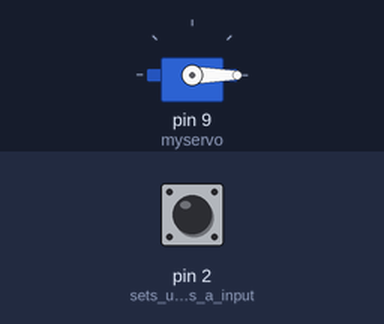
A sketch run on a simulated Arduino Uno, built with avr-gcc and run on an emulated ATmega328P. Shown: servo. The test bench sets the inputs (shaded band); at power-on: pin 2 (sets_up_pin_10_as_a_input) LOW.

Above: at 1.5 s.
1.6 s: pin 2 (sets_up_pin_10_as_a_input) pulled HIGH for 0.4 s
At 1.92 s:
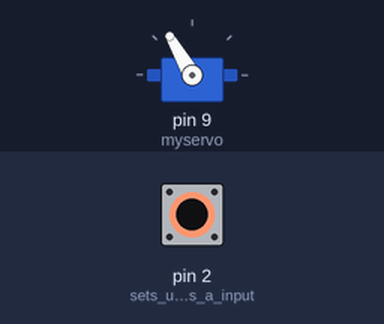
3.6 s: pin 2 (sets_up_pin_10_as_a_input) pulled HIGH for 3.2 s
At 8.2 s:
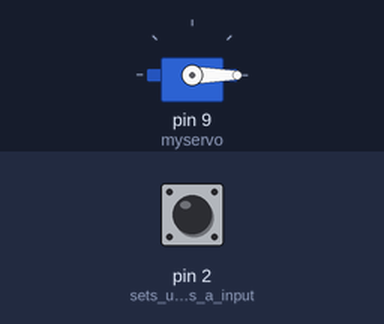
Timing chart, 0 to 9.7 s (numbered marks = the images above; inputs shaded):
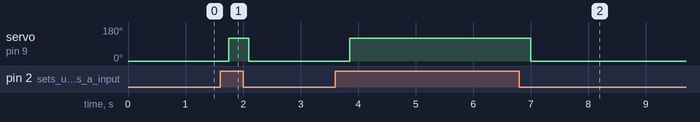

The sketch:

DnD_DiceRoller.ino
```cpp
/*
Actuates a servo to throw a DnD dice of the users choice.
Switch on pin 2
Servo on pin 9 (9g hobby servo)
*/

#include <Servo.h>

Servo myservo;  // create servo object to control a servo

boolean trigger;  //true or false flag for if the switch was TRIGGERED, if not then no dice rollings


void setup() {
  myservo.attach(9);  // attaches the servo on pin 9 rto the servo object
  pinMode(2, INPUT); // sets up pin 10 as a input so we don't do a blowing
}

void loop() {
  trigger = digitalRead(2);
  if(trigger){
    myservo.write(120);              // tell servo to go to position 120°
    delay(300);
  }
  else{
   myservo.write(0);                //// tell servo to go to position 0°
   delay(300);
  }
  delay(50);
}
```

Measured:
- after the input at 1.6 s, servo on pin 9 (myservo): 0° → 120° after 0.15 s, → 0° 0.35 s later
- after the input at 3.6 s, servo on pin 9 (myservo): 0° → 120° after 0.25 s, → 0° 3.2 s later
